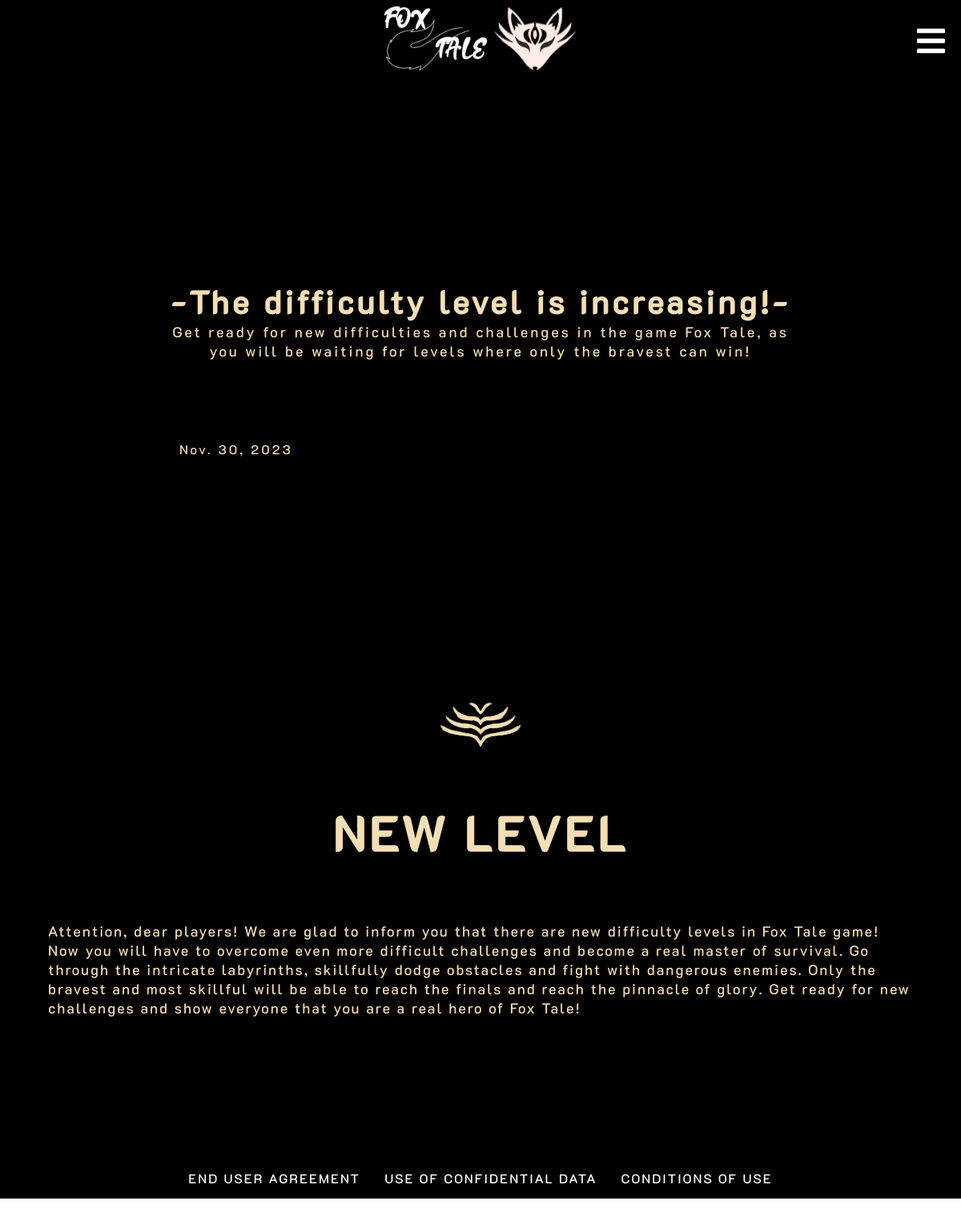
/news/6/, run on the app's committed database.
### news/models.py (models this page shows, shortened)
class NewsContent(models.Model):
    introduction_content = models.TextField(max_length=158)
    title = models.CharField(max_length=150)
    cover = models.ImageField(upload_to='images/')
    author = models.ForeignKey(User, on_delete=models.CASCADE)
    Paragraph_title = models.CharField(max_length=150)
    content = models.TextField()
    date_add = models.DateField()

### news/views.py (the view)
# urls.py: path('news/<int:pk>/', news_views.newsDetailView, name='detail_new'),
def newsDetailView(request, pk):
    try:
        newsDetail = NewsContent.objects.get(pk=pk)
    except NewsContent.DoesNotExist:
        return HttpResponse("Object doesn't exist", status=404)
    if request.method == 'POST':
        NewsContent.objects.filter(pk=pk).delete()
        return redirect('news')
    return render(request, 'new_detail.html', {'newsDetail': newsDetail})

### news/templates/new_detail.html (shortened to what this page needs)
{% extends "header.html" %}
{% load static %}
{% block content %}
<!DOCTYPE html>
<html lang="en">
<head>
    <link rel="stylesheet" href="{% static 'news/news_detail.css' %}">
</head>
<body>
    <div class="layer">
        <main>
            <section class="introduction_new">
                <div class="introduction_content">
                    <div class="title_detail">
                        <h1>-{{ newsDetail.title }}-</h1>
                        <p>{{ newsDetail.introduction_content }}</p>
                    </div>
                    <div class="bottom_section">
                        <p>{{ newsDetail.date_add }}</p>
                    </div>
                </div>
            </section>
            <div class="lower_container">
                <img src="{% static 'IMG/News_detail/detail_new/lower_gold.png' %}">
            </div>
            <section class="main_content">
                <div class="Paragraph_title">
                    <h2>{{ newsDetail.Paragraph_title }}</h2>
                </div>
                <div class="content">
                    <p>{{ newsDetail.content }}</p>
                </div>
            </section>
        </main>
    </div>
</body>
</html>
{% endblock content %}

### static/header/header_style.css (style rules this page uses)
:root { --index: calc(1vw + 1vh); }
* { padding: 0; margin: 0; text-decoration: none; list-style: none; box-sizing: border-box; user-select: none; }
body { font-family: K2D, sans-serif; }

### static/news/news_detail.css (style rules this page uses)
* { box-sizing: border-box; margin: 0; padding: 0; transition: all .5s; user-select: none; }
:root { --index: calc(1vw + 1vh); }
html, body { font-family: K2D, sans-serif; }
body { margin-top: 100px; }
.layer { width: 100%; height: 100%; background-color: black; transition: opacity 1s; transition-duration: 1s; padding-bottom: 100px; }
.lower_container { width: 100%; display: flex; justify-content: center; margin-bottom: 50px; }
.introduction_new { display: grid; grid-template-columns: 200px auto 200px; grid-template-rows: 200px auto 200px; max-width: 1500px; height: 750px; margin: 0 auto 0 auto; z-index: 1; }
.introduction_content { display: flex; justify-content: space-around; align-items: center; flex-direction: column; margin: 0 3%; grid-column: 2; grid-row: 2; }
.title_detail { display: flex; justify-content: space-around; flex-direction: column; align-items: center; letter-spacing: 3px; color: #F5DEB3; text-shadow: 0 0 2px black; margin: 0 10%; }
.title_detail h1 { font-size: calc(var(--index) * 2); letter-spacing: 4px; text-wrap: nowrap; }
.title_detail p { text-align: center; font-size: calc(var(--index) * .9); font-weight: 500; }
.bottom_section { height: 50px; width: 100%; display: flex; justify-content: space-between; align-items: baseline; margin: 0 3%; font-size: calc(var(--index) * .8); letter-spacing: 3px; color: #F5DEB3; text-shadow: 0 0 2px black; grid-column: 2; grid-row: 3; }
.main_content { display: flex; justify-items: center; flex-direction: column; max-width: 1500px; height: auto; padding: 0 5% 5% 5%; margin: 0 auto 0 auto; }
.main_content p { user-select: text; }
.Paragraph_title { width: 100%; height: 100px; text-align: center; font-size: calc(var(--index) * 2); text-transform: uppercase; letter-spacing: 4px; color: #F5DEB3; text-shadow: 0 0 2px black; }
.content { margin-top: 50px; font-size: calc(var(--index) * .9); letter-spacing: 2px; color: #F5DEB3; }

### data on the page
NewsContent: title "The difficulty level is increasing!", introduction_content "Get ready for new difficulties and challenges in the game Fox Tale, as you will be waiting for levels where only the bravest can win!", date_add "Nov. 30, 2023", Paragraph_title "NEW LEVEL", content "Attention, dear players! We are glad to inform you that there are new difficulty levels in Fox Tale game! Now you will have to overcome even more difficult challenges and become a real master of survival. Go through the intricate labyrinths, skillfully dodge obstacles and fight with dangerous enemies. Only the bravest and most skillful will be able to reach the finals and reach the pinnacle of glory. Get ready for new challenges and show everyone that you are a real hero of Fox Tale!"
